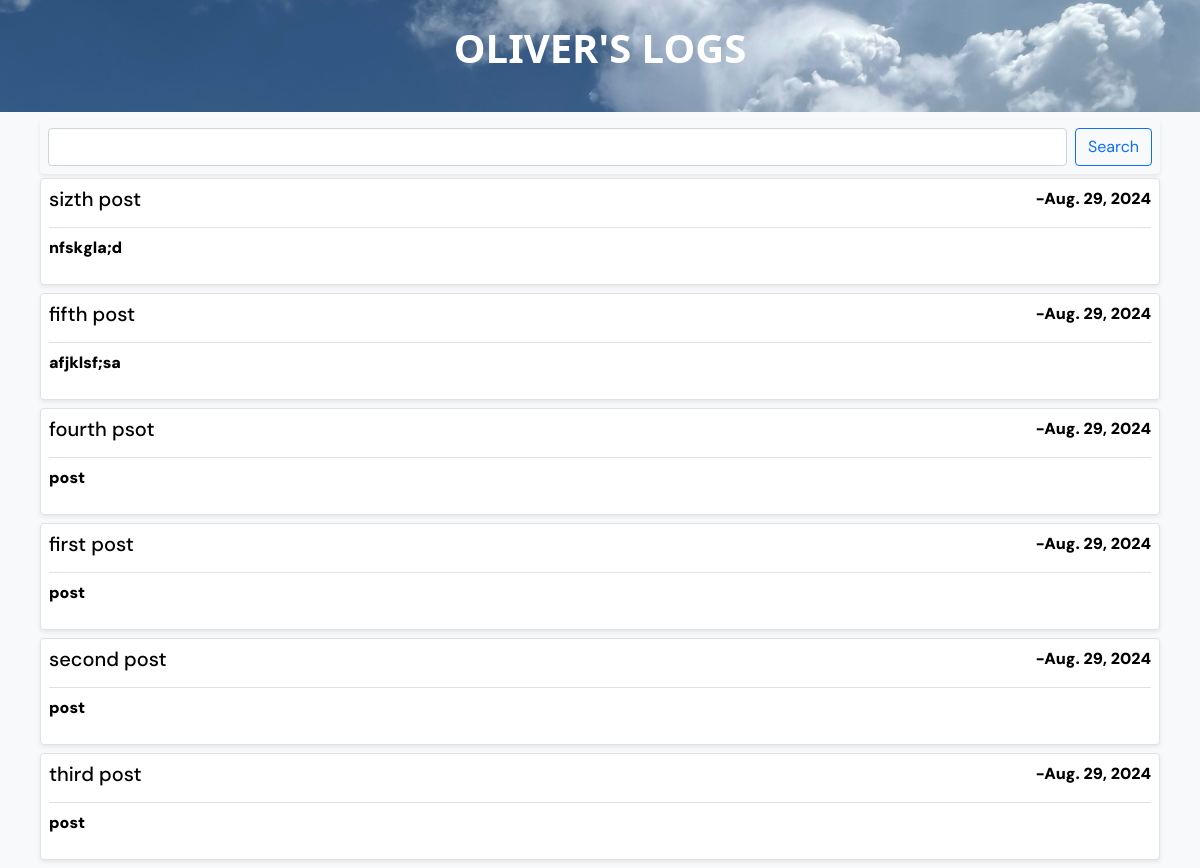
Before: / with the older database file.
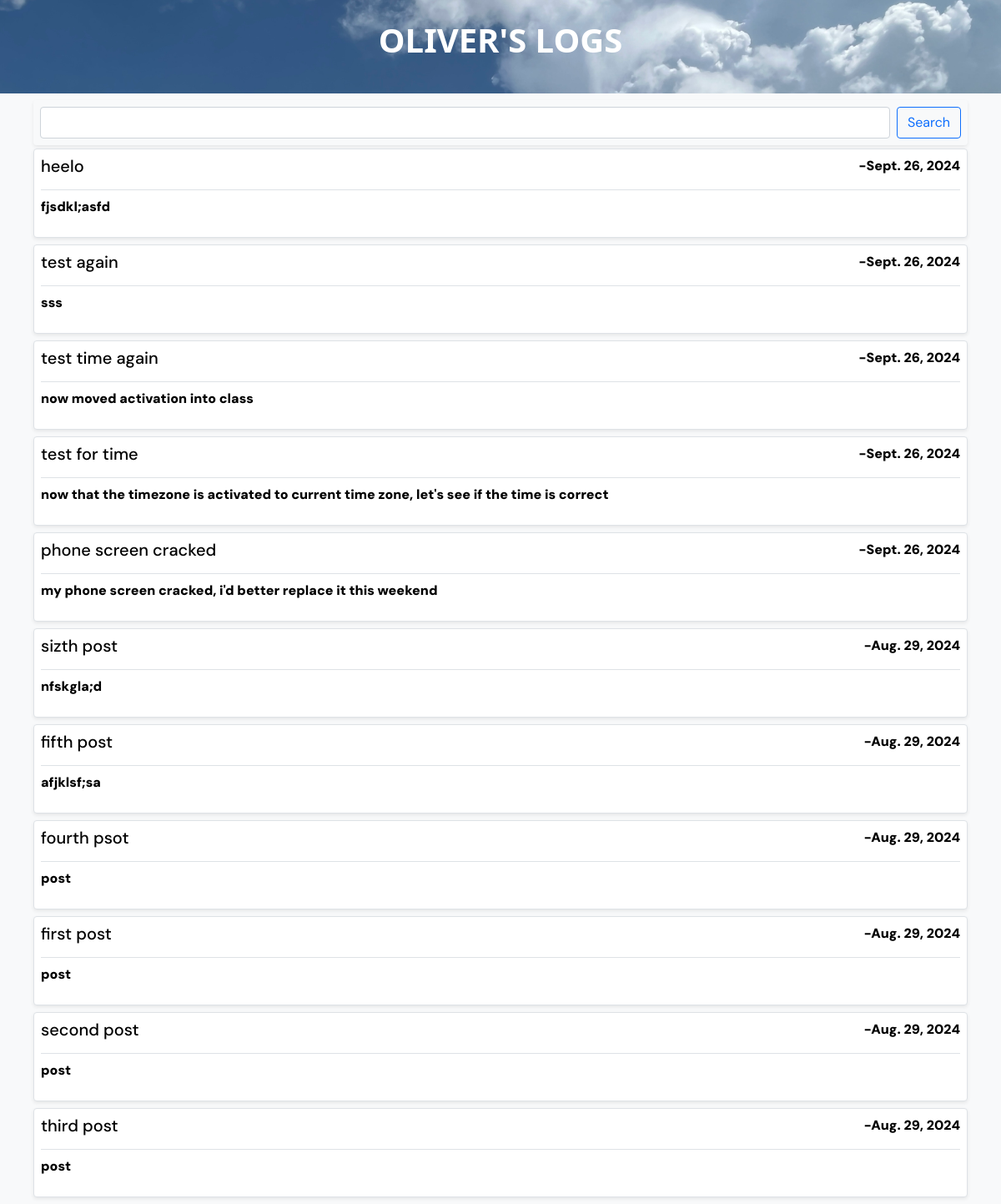
After: the same page with the newer database file.
### post/models.py (models this page shows, shortened)
class Post(models.Model):
    title = models.CharField(max_length=50)
    content = models.TextField()
    date_posted = models.DateTimeField(default=timezone.now)
    author = models.ForeignKey(User, on_delete=models.CASCADE)

### post/views.py (the view)
# urls.py: path('', post_views.PostListView.as_view(), name='posts'),
class PostListView(ListView): #temp_name = post_list.html
    model = Post
    context_object_name = 'posts'
    ordering = ['-date_posted']

### post/templates/post/post_list.html (shortened to what this page needs)
{% extends "base.html" %}
{% load static %}
{% block content %}
<div class="search mb-1">
    <form class="d-flex shadow-sm rounded p-2" method="POST" action="{% url 'post_search' %} "> {% csrf_token %}
        <input class="form-control" type="search" placeholder="" aria-label="Search" name="searched">
        <button class="btn btn-outline-primary ms-2" type="submit">Search</button>
    </form>
</div>
<div class="flex-column posts">
    {% for post in posts %}
    <a href="{%url 'post_detail' post.id%}">
        <div class="rounded border p-2 mb-2 shadow-sm bg-white post">
            <div class="d-flex">
                <p class="me-auto h5">{{ post.title }}</p>
                <p>-{{ post.date_posted|date }}</p>
            </div>
            <p class="border-top pt-2" >{{post.content|truncatechars:150}} </p>
        </div>
    </a>
    {% endfor %}
</div>
{% endblock %}

Changed rows visible on the page:
added Post: title "heelo", date_posted "Sept. 26, 2024", content "fjsdkl;asfd"
added Post: title "test again", date_posted "Sept. 26, 2024", content "sss"
added Post: title "test time again", date_posted "Sept. 26, 2024", content "now moved activation into class"
added Post: title "test for time", date_posted "Sept. 26, 2024", content "now that the timezone is activated to current time zone, let's see if the time is correct"
added Post: title "phone screen cracked", date_posted "Sept. 26, 2024", content "my phone screen cracked, i'd better replace it this weekend"
